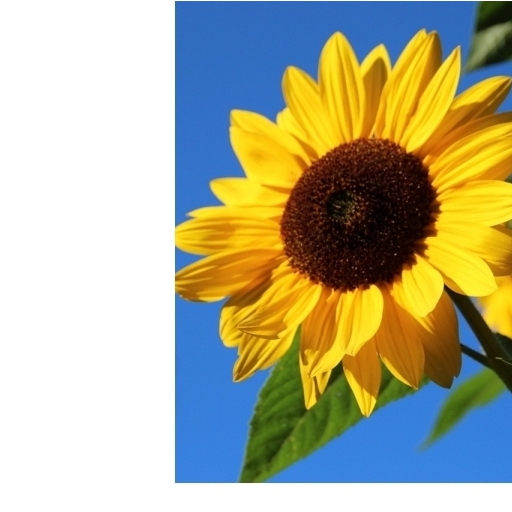
#> input picture yan_shi_ps4/data/sun_flower3.jpg, 512 x 512 px
$ python shi_yan_ps4.py   (older library calls are emulated)
#> lines starting #> are read from the running program, lines starting #| are printed output that depends on the picture
"""
author: yan shi
last update: oct. 29, 2017
"""
import numpy as np
from scipy import misc
import matplotlib.pyplot as plt
from scipy import ndimage
import cv2

#code for generation of pyramids + interpolation + decimation
#provided by au professor bei xiao

# define our kernel, the 5-tap binomial filter
kernel = (1.0/256)*np.array([
                            [1, 4,  6,  4,  1],
                            [4, 16, 24, 16, 4],
                            [6, 24, 36, 24, 6],
                            [4, 16, 24, 16, 4],
                            [1, 4,  6,  4,  1]])

def rgb_split(image):
    """
    to handle colors, we'll need to split the rgb channels
    colors come in as blue, green, red
    """
    blue, green, red = cv2.split(image)
    return red, green, blue

def interpolate(image):
    """
    interpolates an image with upsampling rate, r = 2
    """
    image_up = np.zeros((2*image.shape[0], 2*image.shape[1]))
    # upsample
    image_up[::2, ::2] = image[:,:]
    # blur (we need to scale this up since kernel has unit area)
    # the length and width are doubled, so the area is quadrupled

    return (4 * (ndimage.filters.convolve(image_up, kernel, mode='constant')))

def decimate(image):
    """
    decimates an image with downsampling rate, r = 2
    """
    # downsample
    image_blur = ndimage.filters.convolve(image, kernel, mode='constant')

    return image_blur[::2, ::2]

# construction of pryamids
def pyramids(image):
    """
    constructs Gaussian and Laplacian pyrmaids
    parameters:
        image: the original image (the base of the pyrmaid)
    returns:
        GaussianPyramid: the gaussian pyrmaid
        LaplacianPyramid: the laplacian pyrmaid
    """
    GaussianPyramid = [image, ]
    LaplacianPyramid = []

    # build the gaussian pyrmaid
    while image.shape[0] >= 2 and image.shape[1] >= 2:
        image = decimate(image)
        GaussianPyramid.append(image)

    # build the laplacian pyramid
    for i in range(len(GaussianPyramid)-1):
        # laplacian pyramids are found using the lvl of one gaussian level and
        # the level of the next one
        LaplacianPyramid.append(GaussianPyramid[i] - interpolate(GaussianPyramid[i + 1]))

    return GaussianPyramid[:-1], LaplacianPyramid

def construct_pyramid(image, pyramid):
    """
    for display purposes
    parameters:
        image: the original image
        pyramid: the result from pyramids function
    returns:
        composite_image: the image containing the breakdown of the pyramid
    """
    rows, cols = image.shape
    composite_image = np.zeros((rows, cols + cols / 2), dtype=np.double)
    composite_image[:rows, :cols] = pyramid[0]

    i_row = 0
    for p in pyramid[1:]:
        n_rows, n_cols = p.shape[:2]
        composite_image[i_row:i_row + n_rows, cols: cols + n_cols] = p
        i_row += n_rows

    return composite_image

def reconstruct(laplacian_pyramid):
    # use rows and columns of the first laplacian pyramid
    rows, cols = laplacian_pyramid[0].shape[0], laplacian_pyramid[0].shape[1]

    # create the output image
    output_image = np.zeros((rows, cols), dtype=np.float64)

    # working backwards
    for i in range(len(laplacian_pyramid)-1, 0, -1):
        # upsample laplacian_pyramid
        laplacian = interpolate(laplacian_pyramid[i])

        # find the laplacian_pyramid associated w/ the next
        laplacian_b = laplacian_pyramid[i-1]

        # add them together
        beholder = laplacian + laplacian_b

        # we won't need these levels, so go ahead and get rid of them
        laplacian_pyramid.pop()
        laplacian_pyramid.pop()

        # append them now
        laplacian_pyramid.append(beholder)
        output_image = beholder

    return output_image

def blending(laplacian_pyramid_1, laplacian_pyramid_2, gauss_pyramid_mask):
    """
    LS(i,j) = GR(I,j,)*LA(I,j) + (1-GR(I,j))*LB(I,j)
    """
    blend_pyramid = []
    for i in range(0, len(laplacian_pyramid_1)):
        # first half of the equation
        first_half = (gauss_pyramid_mask[i] * laplacian_pyramid_1[i])

        # second half of the equation
        second_half = ((1-gauss_pyramid_mask[i]) * (laplacian_pyramid_2[i]))

        # append the first + second to blend_pyrmaid
        blend_pyramid.append(first_half + second_half)

    return blend_pyramid

def main():
    # [33 lines of commented-out code are left out]

    """Color images"""
    image1 = misc.imread('../data/sun_flower3.jpg', flatten=0, mode="RGB")
#> image1 is the input picture: shape (512, 512, 3); mean R, G, B 177.3, 176.2, 148.6
    image2 = misc.imread('../data/gao.jpg', flatten=0, mode="RGB")
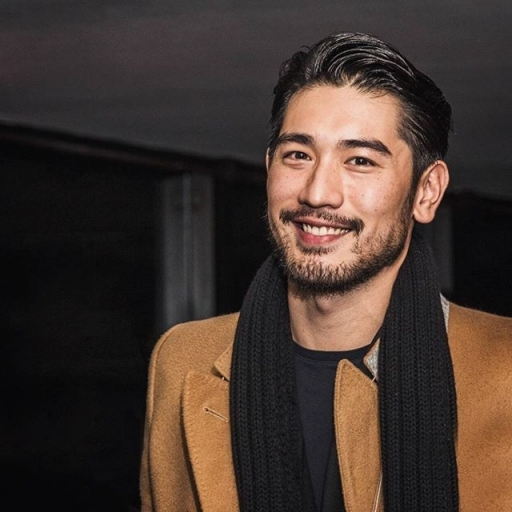
#> input picture yan_shi_ps4/data/gao.jpg, 512 x 512 px
#> image2 is the input picture: shape (512, 512, 3); mean R, G, B 68.3, 54, 46.8
    mask = misc.imread('../data/gao_mask.jpg', flatten=0, mode="RGB")
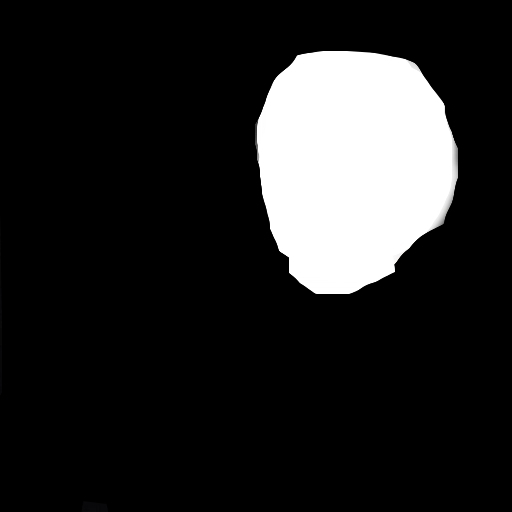
#> input picture yan_shi_ps4/data/gao_mask.jpg, 512 x 512 px
#> mask is the input picture: shape (512, 512, 3); mean R, G, B 37.1, 37.1, 37.1

    # rgb split
    red1, green1, blue1 = rgb_split(image1)
#> in rgb_split, `blue, green, red = cv2.split(image)`:
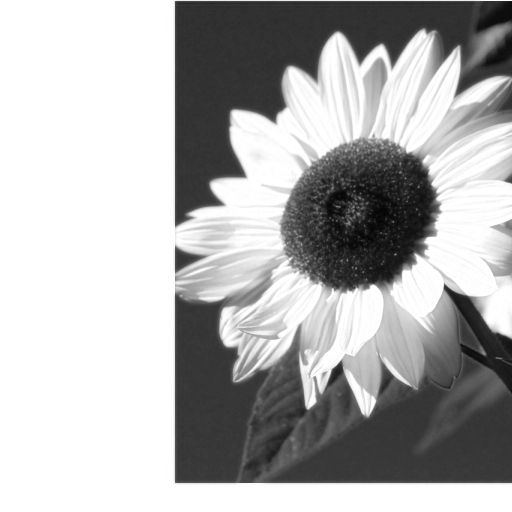
#> blue: shape (512, 512); min 4, max 255, mean 177.3
#> in rgb_split, `blue, green, red = cv2.split(image)`:
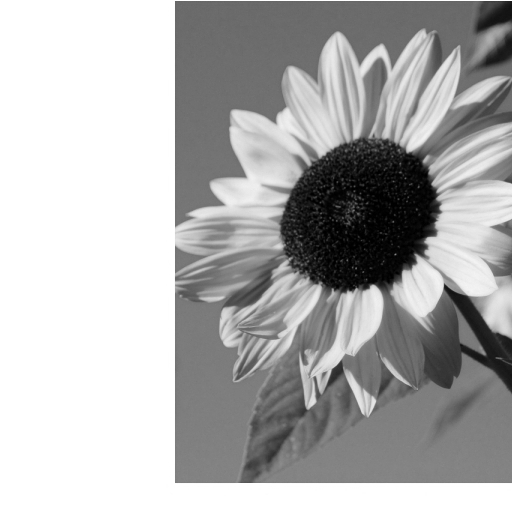
#> green: shape (512, 512); min 0, max 255, mean 176.2
#> in rgb_split, `blue, green, red = cv2.split(image)`:
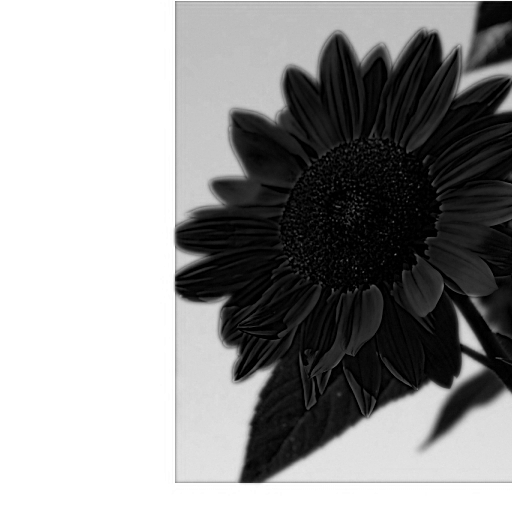
#> red: shape (512, 512); min 0, max 255, mean 148.6
    red2, green2, blue2 = rgb_split(image2)
#> in rgb_split (call 2), `blue, green, red = cv2.split(image)`:
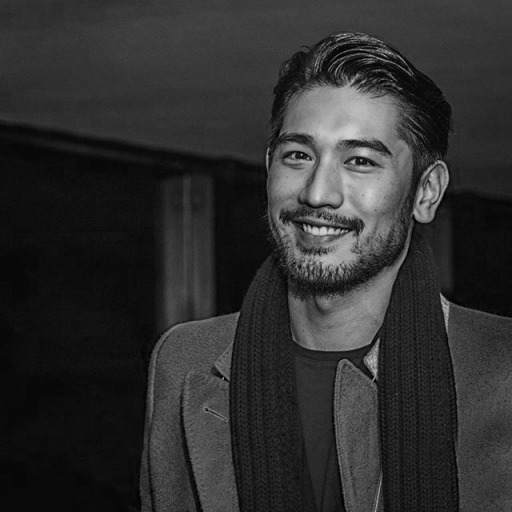
#> red: shape (512, 512); min 0, max 211, mean 46.8
    redmask, greenmask, bluemask = rgb_split(mask)

    redmask = redmask.astype(float)/255
    greenmask = greenmask.astype(float)/255
    bluemask = bluemask.astype(float)/255

    # create the pyramids
    # image 1
    GaussianPyramid_R, LaplacianPyramid_R = pyramids(red1)
#> the loop in pyramids, `while image.shape[0] >= 2 and image.shape[1] >= 2:` made 9 passes
#> image on pass 8: [[51, 58], [90, 92]]
#> (image_blur in decimate, image) on pass 9: ([[26, 27], [29, 30]], [26])
#> after the loop in pyramids, `while image.shape[0] >= 2 and image.shape[1] >= 2:`: GaussianPyramid = 10 items
#> the loop in pyramids, `for i in range(len(GaussianPyramid)-1):` made 9 passes
#> after the loop in pyramids, `for i in range(len(GaussianPyramid)-1):`: LaplacianPyramid = 9 items
#> GaussianPyramid_R = 9 items; LaplacianPyramid_R = 9 items
    GaussianPyramid_G, LaplacianPyramid_G = pyramids(green1)
#> the loop in pyramids (call 2), `while image.shape[0] >= 2 and image.shape[1] >= 2:` made 9 passes
#> image on pass 8: [[51, 69], [93, 123]]
#> (image_blur in decimate, image) on pass 9: ([[30, 31], [33, 35]], [30])
#> the loop in pyramids (call 2), `for i in range(len(GaussianPyramid)-1):` made 9 passes
#> GaussianPyramid_G = 9 items; LaplacianPyramid_G = 9 items
    GaussianPyramid_B, LaplacianPyramid_B = pyramids(blue1)
#> GaussianPyramid_B = 9 items; LaplacianPyramid_B = 9 items

    # image 2
    GaussianPyramid_2_R, LaplacianPyramid_2_R = pyramids(red2)
#> GaussianPyramid_2_R = 9 items; LaplacianPyramid_2_R = 9 items
    GaussianPyramid_2_G, LaplacianPyramid_2_G = pyramids(green2)
#> GaussianPyramid_2_G = 9 items; LaplacianPyramid_2_G = 9 items
    GaussianPyramid_2_B, LaplacianPyramid_2_B = pyramids(blue2)
#> the loop in pyramids (call 6), `while image.shape[0] >= 2 and image.shape[1] >= 2:` made 9 passes
#> image on pass 8: [[9, 29], [15, 54]]
#> (image_blur in decimate, image) on pass 9: ([[8, 10], [9, 12]], [8])
#> pass 2, in pyramids (call 6), `image = decimate(image)`:
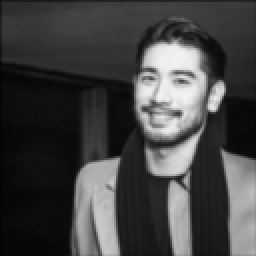
#> image: shape (128, 128) (shown 2 times larger); min 3, max 243, mean 66.8
#> the loop in pyramids (call 6), `for i in range(len(GaussianPyramid)-1):` made 9 passes
#> GaussianPyramid_2_B = 9 items; LaplacianPyramid_2_B = 9 items

    # mask
    gauss_mask_R, laplacian_mask_R = pyramids(redmask)
#> gauss_mask_R = 9 items; laplacian_mask_R = 9 items
    gauss_mask_G, laplacian_mask_G = pyramids(greenmask)
#> gauss_mask_G = 9 items; laplacian_mask_G = 9 items
    gauss_mask_B, laplacian_mask_B = pyramids(bluemask)
#> gauss_mask_B = 9 items; laplacian_mask_B = 9 items

    # output image
    output_R = reconstruct(blending(LaplacianPyramid_2_R, LaplacianPyramid_R, gauss_mask_R))
#> the loop in blending, `for i in range(0, len(laplacian_pyramid_1)):` made 9 passes
#> (first_half, second_half) on pass 9: ([[0.0535, 2.27], [0.143, 5.59]], [[35.95, 42.7], [78.94, 71.64]])
#> in reconstruct, `rows, cols = laplacian_pyramid[0].shape[0], laplacian_pyramid[0].shape..`: rows = 512
#> the loop in reconstruct, `for i in range(len(laplacian_pyramid)-1, 0, -1):` made 8 passes
#> i on passes 2, 3, 4, 6, 7, 8: 7, 6, 5, 3, 2, 1
#> i on pass 1: 8
#> after the loop in reconstruct, `for i in range(len(laplacian_pyramid)-1, 0, -1):`: laplacian_pyramid = 1 item
    output_G = reconstruct(blending(LaplacianPyramid_2_G, LaplacianPyramid_G, gauss_mask_G))
#> the loop in blending (call 2), `for i in range(0, len(laplacian_pyramid_1)):` made 9 passes
#> (first_half, second_half) on pass 9: ([[0.047, 2.46], [0.153, 6.52]], [[33.73, 51.11], [80.41, 96.78]])
#> the loop in reconstruct (call 2), `for i in range(len(laplacian_pyramid)-1, 0, -1):` made 8 passes
    output_B = reconstruct(blending(LaplacianPyramid_2_B, LaplacianPyramid_B, gauss_mask_B))

    # put it all together now
    result = np.zeros(image1.shape, dtype=np.float64)
    temporary = []
    temporary.append(output_B)
    temporary.append(output_G)
    temporary.append(output_R)
    result = cv2.merge(temporary, result)

    # [7 lines of commented-out code are left out]

if __name__ == '__main__':
    main()
